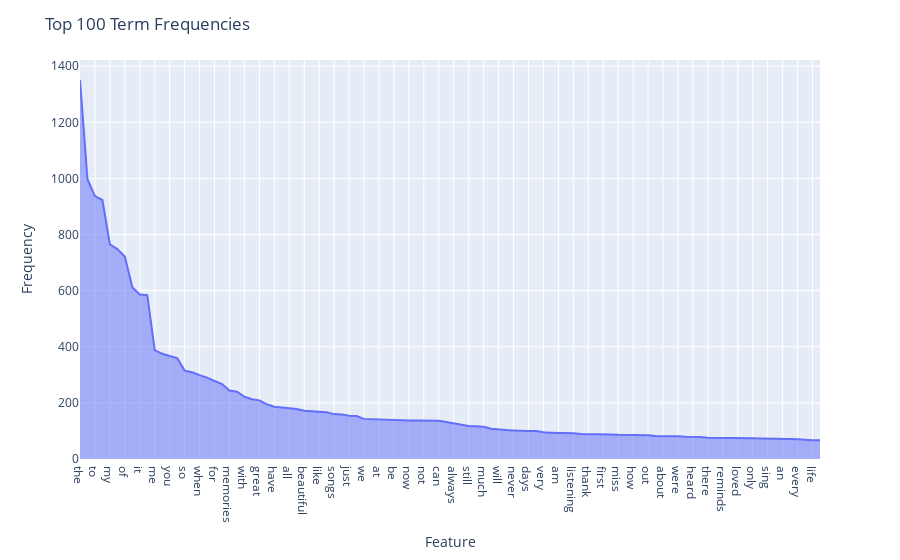

Notebook code for this chart:
### Code cell
df = pd.DataFrame(
    {
        "Feature": count_vect.get_feature_names_out(),
        "Frequency": term_frequencies,
    }
)

df = df.sort_values(by="Frequency", ascending=False).head(100)

fig = px.area(df, x="Feature", y="Frequency")
fig.update_layout(
    title=f"Top 100 Term Frequencies"
)

fig.show()

### Figure 1 — Plotly figure (JSON) as saved in the notebook; plotly's stock layout.template omitted (floating-point values rounded to 4 significant figures)
{"data": [{"fillpattern": {"shape": ""}, "hovertemplate": "Feature=%{x}<br>Frequency=%{y}<extra></extra>", "legendgroup": "", "line": {"color": "#636efa"}, "marker": {"symbol": "circle"}, "mode": "lines", "name": "", "orientation": "v", "showlegend": false, "stackgroup": "1", "type": "scatter", "x": ["the", "this", "to", "and", "my", "song", "of", "in", "it", "was", "me", "is", "you", "that", "so", "love", "when", "back", "for", "music", "memories", "on", "with", "time", "great", "but", "have", "years", "all", "he", "beautiful", "as", "like", "one", "songs", "old", "just", "her", "we", "she", "at", "from", "be", "good", "now", "voice", "not", "what", "can", "remember", "always", "his", "still", "they", "much", "brings", "will", "are", "never", "had", "days", "many", "very", "up", "am", "best", "listening", "him", "thank", "these", "first", "really", "miss", "who", "how", "listen", "out", "hear", "about", "childhood", "were", "no", "heard", "ever", "there", "those", "reminds", "would", "loved", "by", "only", "know", "sing", "more", "an", "has", "every", "if", "life", "dad"], "xaxis": "x", "y": [1351, 997, 937, 923, 765, 748, 722, 612, 586, 584, 388, 375, 367, 360, 315, 309, 299, 290, 278, 267, 244, 240, 222, 213, 209, 195, 186, 184, 181, 178, 172, 171, 169, 167, 160, 159, 154, 153, 143, 142, 139, 139, 139, 138, 137, 137, 137, 136, 136, 132, 127, 123, 118, 117, 115, 108, 105, 103, 102, 100, 100, 100, 95, 94, 94, 93, 92, 89, 89, 88, 88, 87, 86, 86, 85, 85, 85, 82, 82, 81, 81, 79, 79, 78, 76, 76, 76, 76, 76, 75, 74, 73, 73, 72, 72, 71, 70, 68, 67, 67], "yaxis": "y"}], "layout": {"legend": {"tracegroupgap": 0}, "margin": {"t": 60}, "title": {"text": "Top 100 Term Frequencies"}, "xaxis": {"anchor": "y", "domain": [0, 1], "title": {"text": "Feature"}}, "yaxis": {"anchor": "x", "domain": [0, 1], "title": {"text": "Frequency"}}}}
